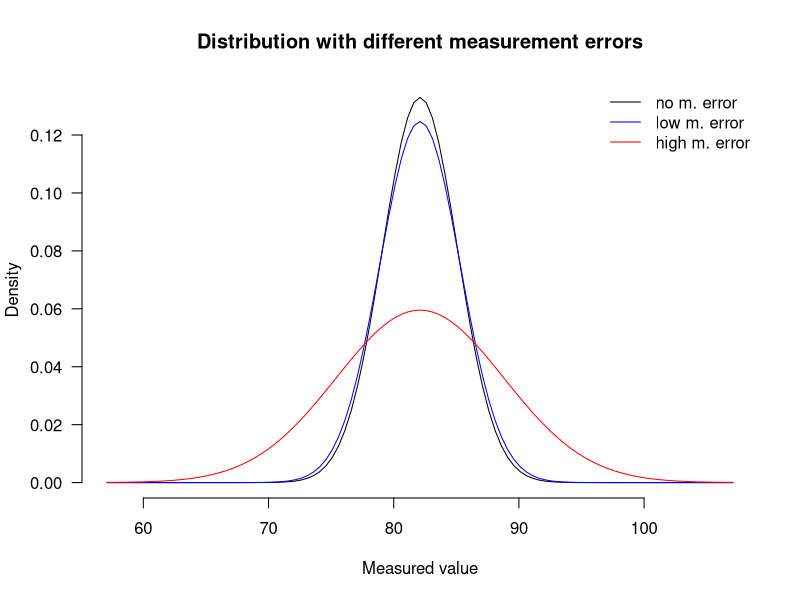
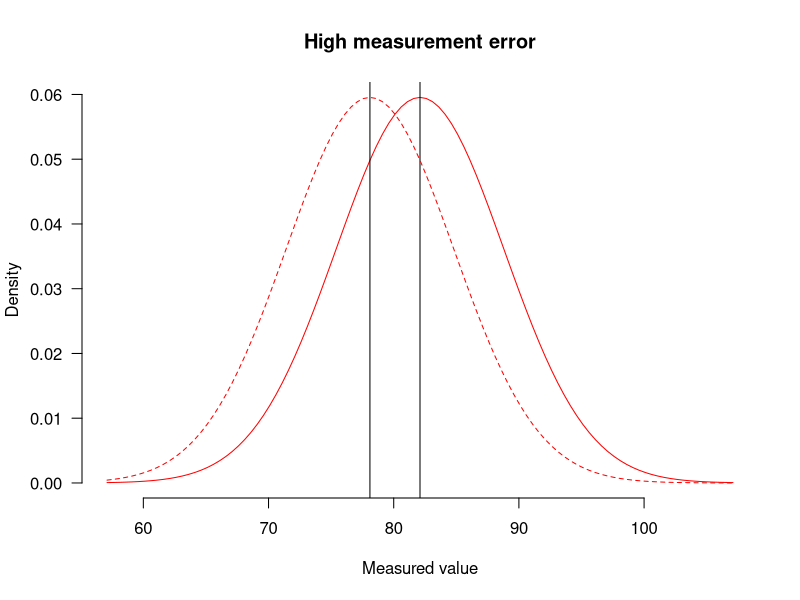
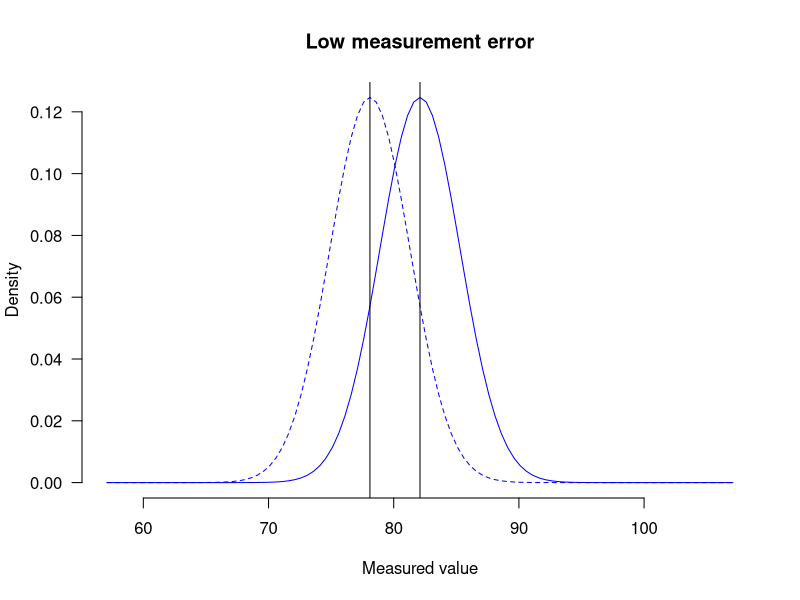

The R script that drew these images, in order:
## ---- chunk 1
par(las = 1, bty = "n")
curve(dnorm(x, mean = 82.1, sd = 3),
      xlab = "Measured value",
      ylab = "Density",
      main = "Distribution with different measurement errors",
      from = 82.1-25, to = 82.1+25)

curve(dnorm(x, mean = 82.1, sd = 3.2), 
      add = TRUE, col = "blue")

curve(dnorm(x, mean = 82.1, sd = 6.7), 
      add = TRUE, col = "red")

legend(x = "topright",
       legend = c("no m. error", "low m. error", "high m. error"),
       col = c("black", "blue", "red"),
       bty = "n",
       lwd = 1)
## ---- chunk 2
par(las = 1, bty = "n")
curve(dnorm(x, mean = 82.1, sd = 6.7), 
      add = FALSE, col = "red",
      xlab = "Measured value", ylab = "Density",
      main = "High measurement error",
      from = 82.1-25, to = 82.1+25)
abline(v = 82.1)

curve(dnorm(x, mean = 82.1-4, sd = 6.7), 
      add = TRUE, col = "red", lty = 2)
abline(v = 82.1-4)
## ---- chunk 3
par(las = 1, bty = "n")
curve(dnorm(x, mean = 82.1, sd = 3.2), 
      add = FALSE, col = "blue",
      xlab = "Measured value", ylab = "Density",
      main = "Low measurement error",
      from = 82.1-25, to = 82.1+25)
abline(v = 82.1)

curve(dnorm(x, mean = 82.1-4, sd = 3.2), 
      add = TRUE, col = "blue", lty = 2)
abline(v = 82.1-4)
